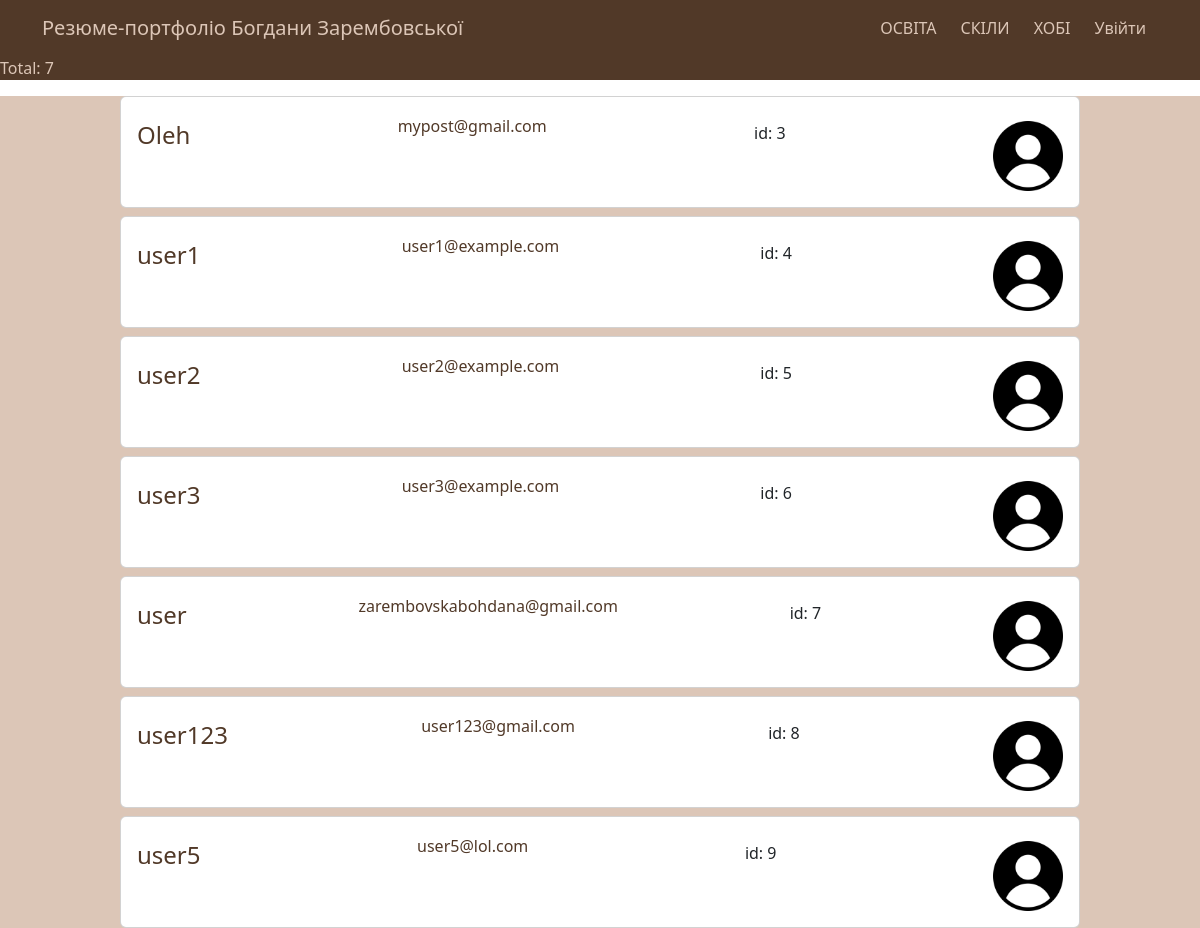
/users, run on an earlier commit of the app's database.
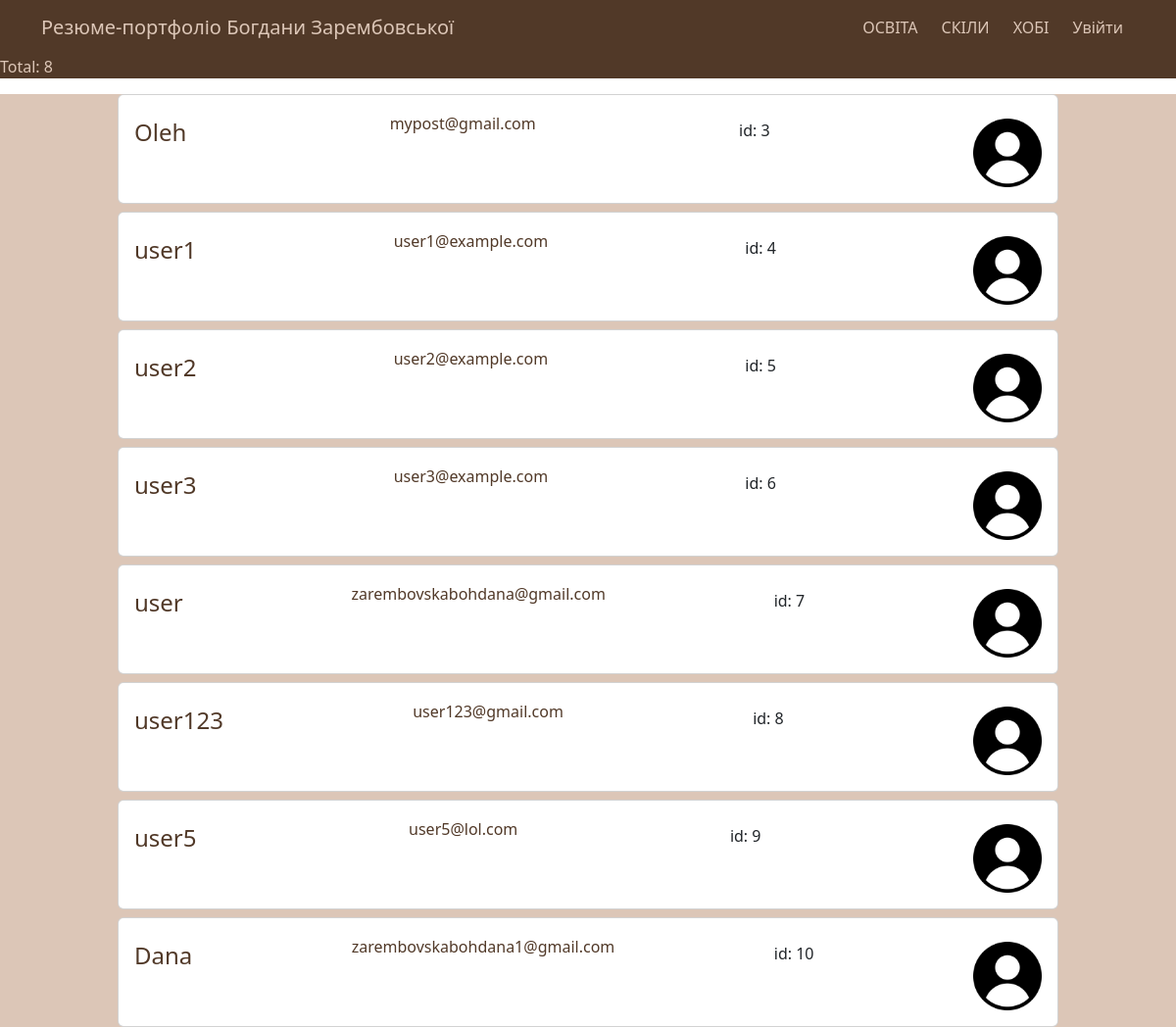
And on a later commit of the database.
### app/models.py (models this page shows, shortened)
class User(db.Model, UserMixin):
    id: Mapped[int] = mapped_column(Integer, primary_key=True)
    username: Mapped[str] = mapped_column(String(20), unique=True, nullable=False)
    email: Mapped[str] = mapped_column(String(120), unique=True, nullable=False)
    image_file: Mapped[str] = mapped_column(String(20), nullable=False, default='image.png')
    password_hash: Mapped[str] = mapped_column(String(60), nullable=False)
    @property
    def password(self):
        return AttributeError("Password is not readable!")

### app/views.py (the view)
@app.route('/users')
def users():
    return render_template('users.html', users=User.query.all())

### app/templates/users.html (shortened to what this page needs)
{% extends "base.html" %}
{% from "_render_field.html" import render_field %}
{% block body %}
<p class=" text-beige bg-brown">Total: {{users|length}}</p>
    <section class="list bg-beige">
        {% for user in users %}
            <div class="card mt-2 " style="width: 80%; margin:0 auto ">
                <div class="card-body  " >
                    <div class='mt-2' style="display: flex; justify-content: space-between;">
                        <h4 class="card-title text-brown">{{user.username}}</h4>
                        <h6 class="card-subtitle text-brown">{{user.email}}</h6>
                        <div>id: {{user.id}}</div>
                        <div ><img src="{{ url_for('static', filename='images/image.png') }}" width="70" height="70" ></div>
                    </div>
                </div>
            </div>
            {% else %}
            <h6 class="text-center"><em >No users found</em></h6>
        {% endfor %}
    </section>
{% endblock %}

### app/templates/base.html (shortened to what this page needs)
{% set menu = {
    "Освіта": url_for("education"),
    "Скіли": url_for("skills"),
    "Хобі": url_for("hobbies"),
    "Todo": url_for("todo")
} %}
<!DOCTYPE html>
<html>
<head>
    <link rel="stylesheet" type="text/css" href={{ url_for('static', filename='css/bootstrap.min.css') }}>
</head>
<body>
    {% include 'new_base.html' %}
    {% block body %}
    {% endblock %}
</body>
</html>

### app/templates/new_base.html (shortened to what this page needs)
{% set menu = {
    "Освіта": url_for("education"),
    "Скіли": url_for("skills"),
    "Хобі": url_for("hobbies")
} %}
<nav class="navbar navbar-expand-lg navbar-light bg-brown">
    <div class="container">
        <a class="navbar-brand text-beige" href="{{url_for("home")}}">Резюме-портфоліо Богдани Зарембовської</a>
        <div class="d-flex justify-content-end">
            <ul class="navbar-nav">
                {%for name, url in menu.items() %}
                <li class="nav-item mx-0 mx-lg-1"><a class="nav-link text-beige" href={{url}}> {{ name | upper}} </a></li>
                {% endfor %}
                {% if userId %}
                    <li class="nav-item mx-0 mx-lg-1"><a class="nav-link text-beige" href={{ url_for('info') }}> Профіль </a></li>
                {% else %}
                    <li class="nav-item mx-0 mx-lg-1"><a class="nav-link text-beige" href={{ url_for('login') }}> Увійти </a></li>
                {% endif %}
            </ul>
        </div>
    </div>
</nav>

What changed in the data, as far as the page shows it:
added User: username "Dana", email "zarembovskabohdana1@gmail.com", id "10"
Also different on the page:
{{ users|length }}: "7" → "8"
